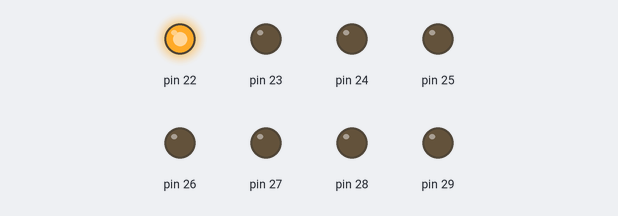
Bench run of a sketch on a simulated Arduino Mega 2560, built with avr-gcc and run on an emulated ATmega2560. Parts: output pins drawn as LEDs (lit = HIGH).

Above: at 0.1 s.
At 4.1 s:
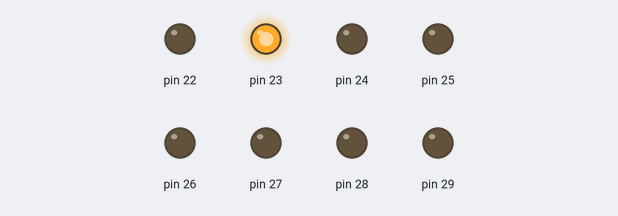
At 8.1 s:
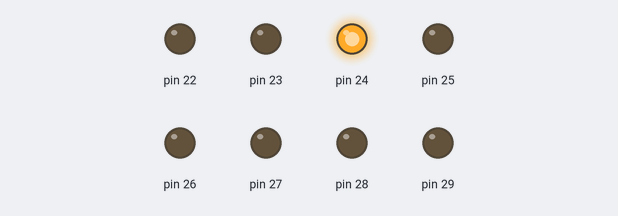
At 16.1 s:
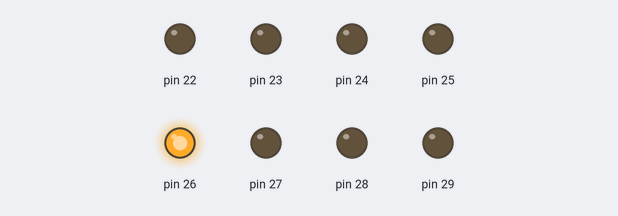
At 24.1 s:
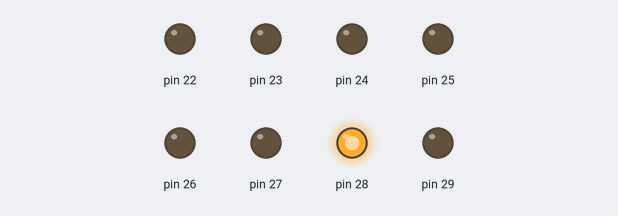
At 36.1 s:
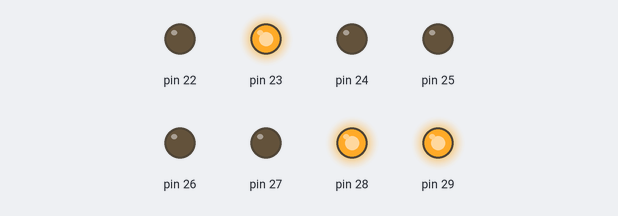
Timing chart, 0 to 37.6 s (numbered marks = the images above):
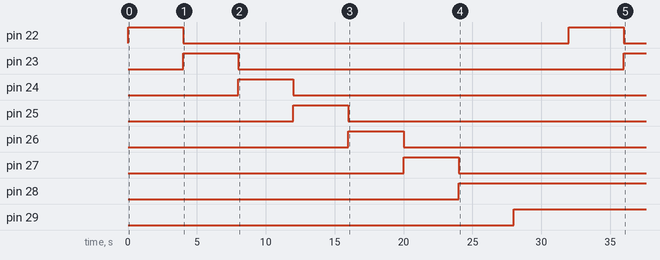

Measured:
- by itself, pin 22: alternates HIGH for 4.0 s and LOW for 28.0 s
- by itself, pin 23: LOW → HIGH at 4.0 s, → LOW 4.0 s later, → HIGH 28.0 s later
- by itself, pin 24: LOW → HIGH at 8.0 s, → LOW 4.0 s later
- by itself, pin 25: LOW → HIGH at 12.0 s, → LOW 4.0 s later
- by itself, pin 26: LOW → HIGH at 16.0 s, → LOW 4.0 s later
- by itself, pin 27: LOW → HIGH at 20.0 s, → LOW 4.0 s later
- by itself, pin 28: LOW → HIGH at 24.0 s
- by itself, pin 29: LOW → HIGH at 28.0 s

The sketch:

appliance_control.ino
```cpp
void setup() {
  // put your setup code here, to run once:

pinMode(22, OUTPUT);
pinMode(23, OUTPUT);
pinMode(24, OUTPUT);
pinMode(25, OUTPUT);
pinMode(26, OUTPUT);
pinMode(27, OUTPUT);
pinMode(28, OUTPUT);
pinMode(29, OUTPUT);

}

void loop() {
  // put your main code here, to run repeatedly:

  //appliance control relay module
  digitalWrite(22, HIGH);
  delay(4000);
  digitalWrite(22, LOW);

  digitalWrite(23, HIGH);
  delay(4000);
  digitalWrite(23, LOW);

  digitalWrite(24, HIGH);
  delay(4000);
  digitalWrite(24, LOW);

  digitalWrite(25, HIGH);
  delay(4000);
  digitalWrite(25, LOW);

  digitalWrite(26, HIGH);
  delay(4000);
  digitalWrite(26, LOW);

  digitalWrite(27, HIGH);
  delay(4000);
  digitalWrite(27, LOW);

  digitalWrite(28, HIGH);
  delay(4000);
  digitalWrite(29, LOW);

  digitalWrite(29, HIGH);
  delay(4000);

}
```
